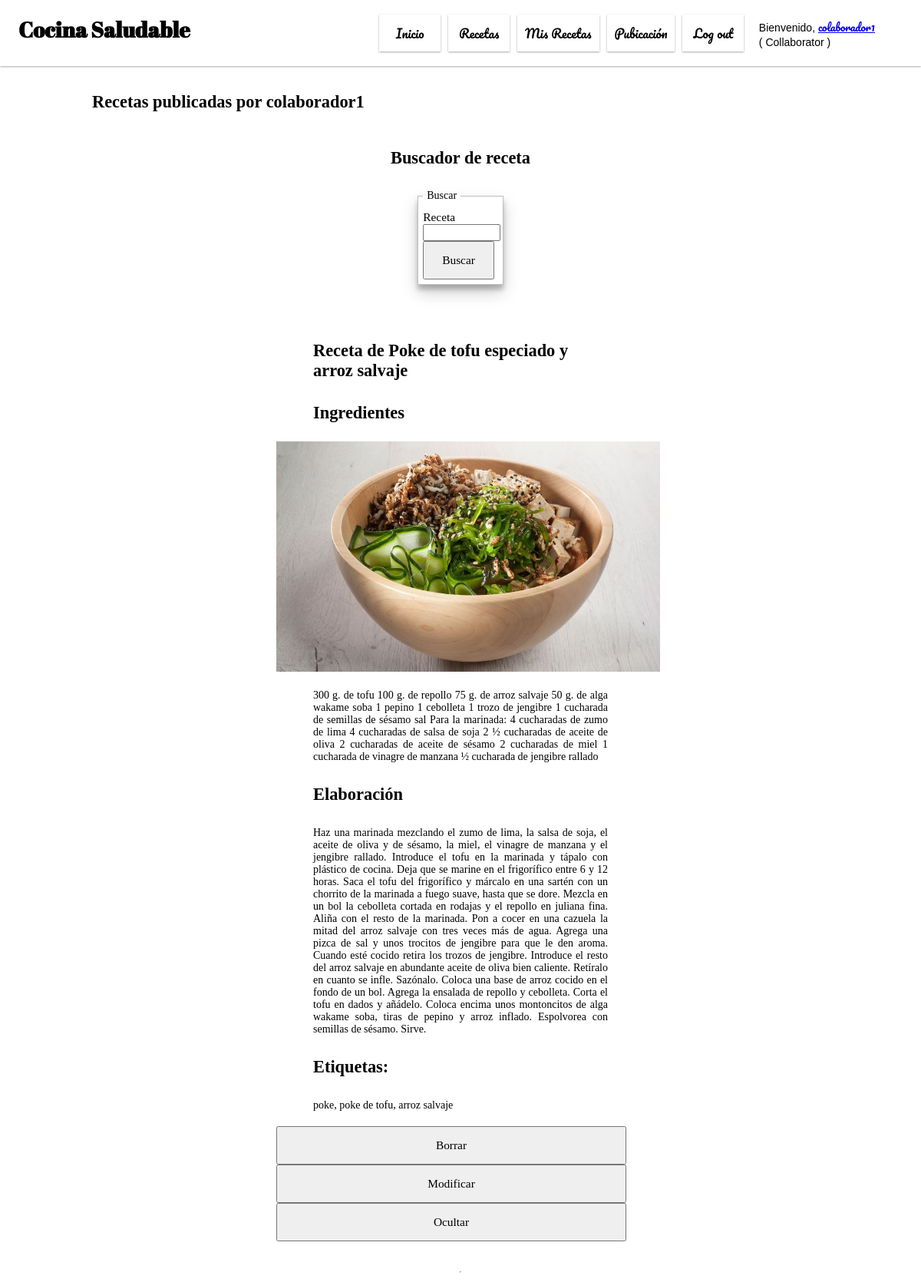
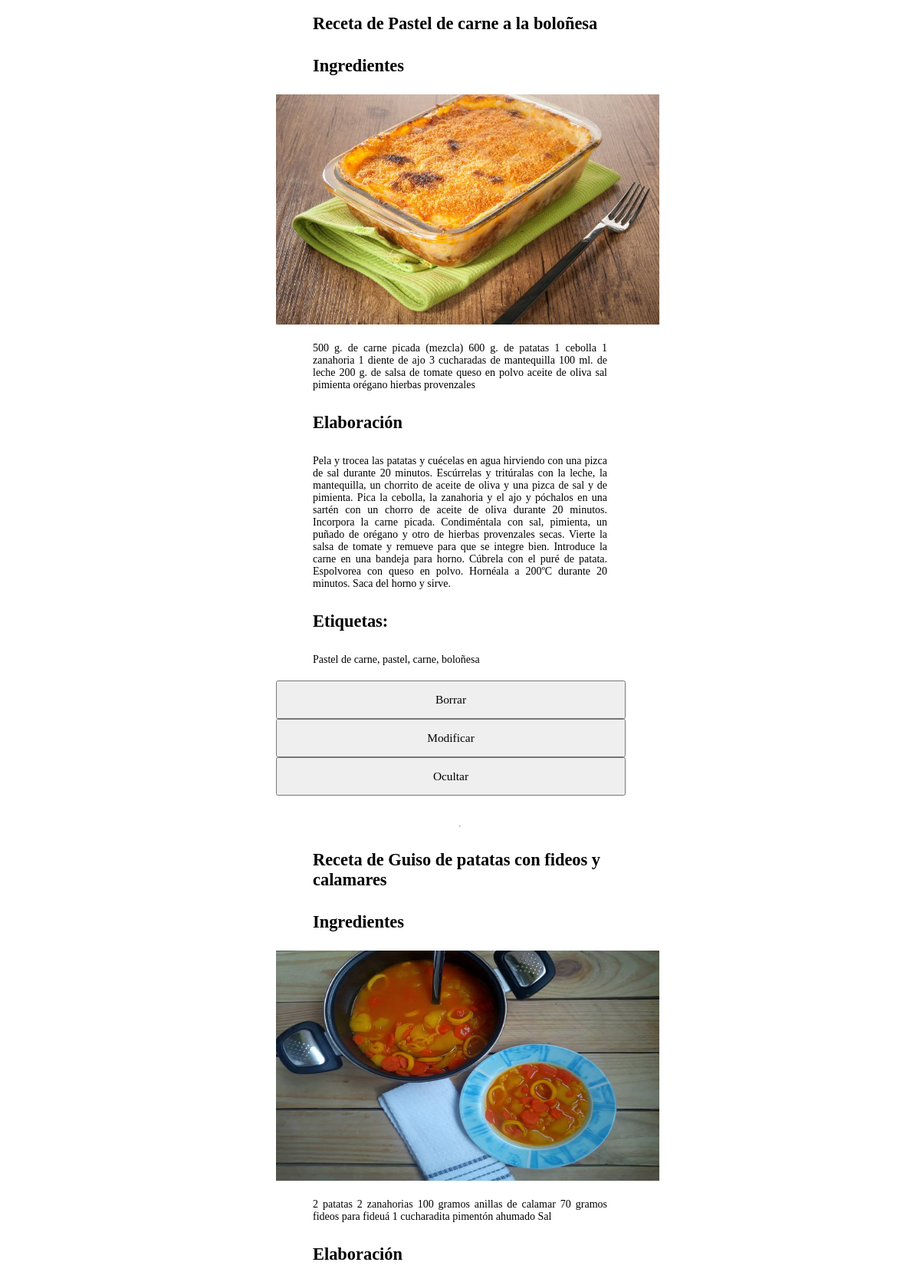
Page /index.php?page=misRecetas (signed in, upper part) on the committed database (2 pictures, top to bottom).
### tables this page shows
CREATE TABLE IF NOT EXISTS `recetas` (
  `id` int(11) NOT NULL AUTO_INCREMENT,
  `titulo` varchar(100) DEFAULT NULL,
  `ingredientes` mediumtext,
  `elaboracion` mediumtext,
  `etiquetas` varchar(250) DEFAULT NULL,
  `publica` tinyint(4) DEFAULT NULL,
  `imagen` varchar(250) DEFAULT NULL,
  `idColaborador` int(11) NOT NULL,
  PRIMARY KEY (`id`),
  KEY `fk_recetas_colaboradores1_idx` (`idColaborador`)
);

### php/clases/Conexion.php (called while the page is built, shortened)
<?php
class Conexion{
    private static $instancia;
    private $dbh;
    public function __construct(){
        try{
            $this->dbh = new PDO(CADCONEXION, USER, PSW);
            $this->dbh->exec("SET CHARACTER SET utf8");
        }catch(PDOException $e){
            print "Error!: " . $e->getMessage();
            die();
        }
    }
    public function prepare($sql) {
        return $this->dbh->prepare($sql);
    }
    public static function singleton_conexion(){
        if(!isset(self::$instancia)){
            self::$instancia = new $class;
        }
        return self::$instancia;
    }
}
?>

### php/clases/Colaborador.php (called while the page is built, shortened)
<?php
require_once 'Conexion.php';
class Colaborador {
    private static $instancia;
    public static function singleton_colaborador() {
        if (!isset(self::$instancia)) {
            self::$instancia = new $miclase;
        }
        return self::$instancia;
    }
    public function get_recetas($id) {
        $this->dbh = Conexion::singleton_conexion();
        try {
            $query = $this->dbh->prepare('SELECT * from recetas WHERE idColaborador = :id');
            $query->bindParam(':id', $id);
            $query->execute();
            return $query->fetchAll();
        }catch (PDOException $e) {
            $e->getMessage();
        }
    }
}
?>

### php/pages/misRecetas.php (the view, shortened to what this page needs)
<?php
require_once('php/clases/Colaborador.php');
?>
<div class="contenido">
    <h2>Recetas publicadas por <?php echo $_SESSION['login']['Usuario']; ?> </h2>
    <div class="formulario">
        <h2>Buscador de receta</h2>
        <div class="formulario">
            <form action="index.php?page=misRecetas" method="post">
            <fieldset>
            <legend>Buscar</legend>
                <label for="receta">Receta</label>
                <input type="text" name="busqueda" id="buscar">
                <input type="submit" name="buscar" value="Buscar">
            </fieldset>
            </form>
        </div>
        <?php
            $var = Colaborador::singleton_colaborador();
            $recetas = $var->get_recetas($_SESSION['login']['id']);
            foreach ($recetas as $key) {
                echo "<form action='index.php?page=misRecetas' method='post'>";
                echo "<div id='receta'>";
                echo "<h2>Receta de ".$key['titulo']."</h2>";
                echo "<h2>Ingredientes</h2>";
                echo "<div id='imagen'>";
                echo "<img src='upload/dir$key[idColaborador]/$key[imagen]'>";
                echo "</div>";
                echo "<p>".$key['ingredientes']."</p>";
                echo "<h2>Elaboración</h2>";
                echo "<p>".$key['elaboracion']."</p>";
                echo "<h2>Etiquetas: </h2><p>".$key['etiquetas']."</p>";
                if(isset($_SESSION['login'])) {
                    if($_SESSION['login']['Perfil'] == 'Collaborator') {
                        if($key['idColaborador'] == $_SESSION['login']['id']) {
                            echo "<input type='submit' name='borrar' value='Borrar'>";
                            echo "<input type='submit' name='modificar' value='Modificar'>";
                            if ($key['publica'] == '0') {
                                echo "<input type='submit' name='visualizar' value='Visualizar'>";
                            }
                            else  {
                                echo "<input type='submit' name='ocultar' value='Ocultar'>";
                            }
                        }
                    }
                }
                echo "</form>";
                echo "</div>";
                echo "<br/><br/>";
                echo "<hr>";
                }
        ?>

### css/estilos.css (style rules this page uses)
* { font-size: 14px; }
.formulario { display: flex; flex-direction: column; justify-content: center; align-items: center; padding-bottom: 50px; }
#imagen { text-align: center; }
#imagen img { width: 500px; height: 300px; }
form { font-family: 'Lobster'; width: 40%; justify-content: center; align-items: center; }
form fieldset legend { padding: 5px; }
form fieldset label { font-size: 1.1rem; }
fieldset { padding: 5%; box-shadow: 0 10px 20px rgba(0,0,0,0.19), 0 6px 6px rgba(0,0,0,0.23); }
form input, select { width: 95%; }
form input[type=submit] { padding-left: 0px; padding-right: 0px; height: 50px; font-size: 1.1rem; }
.contenido h2 { padding: 5px 10%; font-size: 1.6rem; font-family: 'Lobster'; }
.contenido p { padding: 5px 10%; text-align: justify; }

### rows in the picture
recetas: titulo "Poke de tofu especiado y arroz salvaje", imagen (picture), ingredientes "300 g. de tofu 100 g. de repollo 75 g. de arroz salvaje 50 g. de alga wakame soba 1 pepino 1 cebolleta 1 trozo de jengibre 1 cucharada de semillas de sésamo sal Para la marinada: 4 cucharadas de zumo de lima 4 cucharadas de salsa de soja 2 ½ cucharadas de aceite de oliva 2 cucharadas de aceite de sésamo 2 cucharadas de miel 1 cucharada de vinagre de manzana ½ cucharada de jengibre rallado", elaboracion "Haz una marinada mezclando el zumo de lima, la salsa de soja, el aceite de oliva y de sésamo, la miel, el vinagre de manzana y el jengibre rallado. Introduce el tofu en la marinada y tápalo con plástico de cocina. Deja que se marine en el frigorífico entre 6 y 12 horas. Saca el tofu del frigorífico y márcalo en una sartén con un chorrito de la marinada a fuego suave, hasta que se dore. Mezcla en un bol la cebolleta cortada en rodajas y el repollo en juliana fina. Aliña con el resto de la marinada. Pon a cocer en una cazuela la mitad del arroz salvaje con tres veces más de agua. Agrega una pizca de sal y unos trocitos de jengibre para que le den aroma. Cuando esté cocido retira los trozos de…", etiquetas "poke, poke de tofu, arroz salvaje"
recetas: titulo "Pastel de carne a la boloñesa", imagen (picture), ingredientes "500 g. de carne picada (mezcla) 600 g. de patatas 1 cebolla 1 zanahoria 1 diente de ajo 3 cucharadas de mantequilla 100 ml. de leche 200 g. de salsa de tomate queso en polvo aceite de oliva sal pimienta orégano hierbas provenzales", elaboracion "Pela y trocea las patatas y cuécelas en agua hirviendo con una pizca de sal durante 20 minutos. Escúrrelas y tritúralas con la leche, la mantequilla, un chorrito de aceite de oliva y una pizca de sal y de pimienta. Pica la cebolla, la zanahoria y el ajo y póchalos en una sartén con un chorro de aceite de oliva durante 20 minutos. Incorpora la carne picada. Condiméntala con sal, pimienta, un puñado de orégano y otro de hierbas provenzales secas. Vierte la salsa de tomate y remueve para que se integre bien. Introduce la carne en una bandeja para horno. Cúbrela con el puré de patata. Espolvorea con queso en polvo. Hornéala a 200ºC durante 20 minutos. Saca del horno y sirve.", etiquetas "Pastel de carne, pastel, carne, boloñesa"
recetas: titulo "Guiso de patatas con fideos y calamares", imagen (picture), ingredientes "2 patatas 2 zanahorias 100 gramos anillas de calamar 70 gramos fideos para fideuá 1 cucharadita pimentón ahumado Sal"

### other values in the picture
$_SESSION['login']['Usuario'] "colaborador1"
$_SESSION['login']['Perfil'] "Collaborator"
